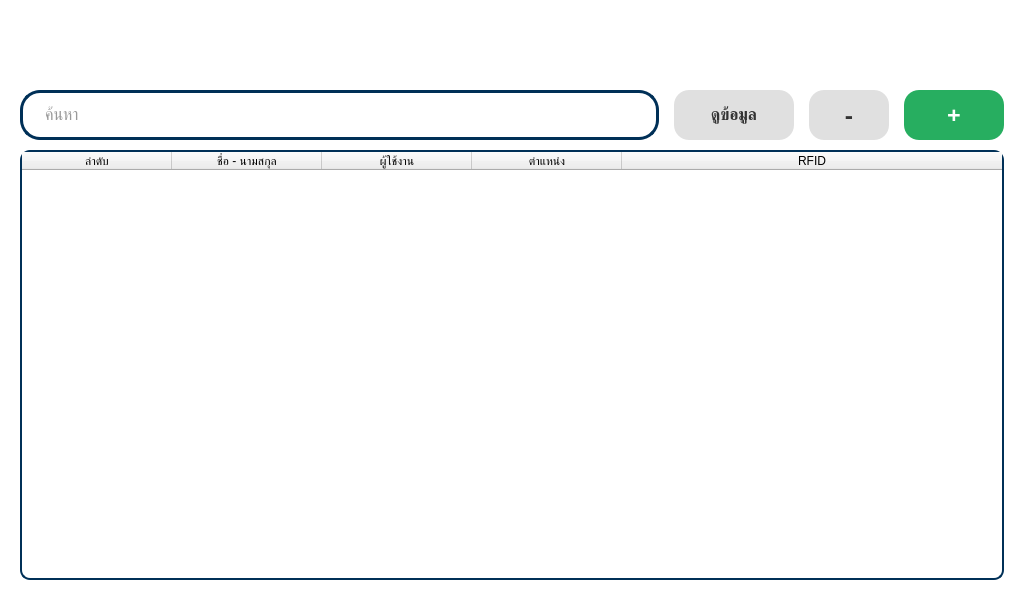
<?xml version="1.0" encoding="UTF-8"?>
<ui version="4.0">
 <class>Screen33UserLists</class>
 <widget class="QMainWindow" name="Screen33UserLists">
  <property name="geometry">
   <rect>
    <x>0</x>
    <y>0</y>
    <width>1024</width>
    <height>600</height>
   </rect>
  </property>
  <property name="minimumSize">
   <size>
    <width>1024</width>
    <height>600</height>
   </size>
  </property>
  <property name="maximumSize">
   <size>
    <width>1024</width>
    <height>600</height>
   </size>
  </property>
  <property name="font">
   <font>
    <family>Poppins</family>
   </font>
  </property>
  <property name="styleSheet">
   <string notr="true">
        #ofrm_central { background-color: #ffffff; }

        QLineEdit#otxt_search {
            background-color: #ffffff;
            border: 3px solid #003057;
            border-radius: 20px;
            padding: 6px 20px;
            font-family: 'Poppins', 'Noto Sans Thai';
            font-size: 16px;
            color: #333333;
        }
        QLineEdit#otxt_search:focus {
            border: 3px solid #0099cc;
        }

        /* Delete button logic: turns red when active="true" is set in Python code (row selected) */
        QPushButton#obtn_delete {
            background-color: #e0e0e0;
            border: none;
            border-radius: 15px;
            color: #333333;
            font-family: 'Poppins';
            font-weight: bold;
            font-size: 24px;
        }
        QPushButton#obtn_delete[active="true"] {
            background-color: #E74C3C; /* Critical Red */
            color: #ffffff;
        }
        QPushButton#obtn_delete:hover {
            background-color: #eeeeee;
        }
        QPushButton#obtn_delete[active="true"]:hover {
            background-color: #ff5252;
        }
        QPushButton#obtn_delete:pressed {
            background-color: #bdbdbd;
        }
        QPushButton#obtn_delete[active="true"]:pressed {
            background-color: #c62828;
        }
        QPushButton#obtn_delete:disabled {
            background-color: #f5f5f5;
            color: #bdbdbd;
        }

        QPushButton#obtn_add {
            background-color: #27AE60; /* Success Green */
            border: none;
            border-radius: 15px;
            color: #ffffff;
            font-family: 'Poppins';
            font-weight: bold;
            font-size: 24px;
        }
        QPushButton#obtn_add:hover {
            background-color: #2ECC71;
        }
        QPushButton#obtn_add:pressed {
            background-color: #1E8449;
        }

        QPushButton#obtn_view {
            background-color: #e0e0e0;
            border: none;
            border-radius: 15px;
            color: #333333;
            font-family: 'Poppins', 'Noto Sans Thai';
            font-weight: bold;
            font-size: 16px;
        }
        QPushButton#obtn_view[active="true"] {
            background-color: #003057;
            color: #ffffff;
        }
        QPushButton#obtn_view:hover {
            background-color: #eeeeee;
        }
        QPushButton#obtn_view[active="true"]:hover {
            background-color: #004B93;
        }
        QPushButton#obtn_view:pressed {
            background-color: #bdbdbd;
        }
        QPushButton#obtn_view[active="true"]:pressed {
            background-color: #002040;
        }
        QPushButton#obtn_view:disabled {
            background-color: #f5f5f5;
            color: #bdbdbd;
        }

        QTableWidget#otbl_users {
            background-color: #ffffff;
            border: 2px solid #003057;
            border-radius: 10px;
            gridline-color: #dee2e6;
            font-family: 'Poppins', 'Noto Sans Thai';
            font-size: 14px;
            color: #333333;
        }
        QTableWidget#otbl_users::item {
            padding: 8px 12px;
            border-bottom: 1px solid #dee2e6;
        }
        QTableWidget#otbl_users::item:selected {
            background-color: #e3f2fd;
            color: #003057;
            outline: none;
            border: none;
        }
        QTableWidget#otbl_users::item:focus {
            outline: none;
            border: none;
        }
        QTableWidget#otbl_users QHeaderView::section {
            background-color: #003057;
            color: #ffffff;
            font-family: 'Poppins', 'Noto Sans Thai';
            font-size: 14px;
            font-weight: bold;
            padding: 10px 12px;
            border: none;
            border-right: 1px solid #004B93;
        }
        QTableWidget#otbl_users QHeaderView::section:last {
            border-right: none;
        }
        QTableWidget#otbl_users QTableCornerButton::section {
            background-color: #003057;
            border: none;
        }
        QTableWidget#otbl_users QScrollBar:vertical {
            background: #f0f0f0;
            width: 10px;
            border-radius: 5px;
        }
        QTableWidget#otbl_users QScrollBar::handle:vertical {
            background: #003057;
            border-radius: 5px;
            min-height: 30px;
        }
        QTableWidget#otbl_users QScrollBar::add-line:vertical, 
        QTableWidget#otbl_users QScrollBar::sub-line:vertical {
            height: 0px;
        }
   </string>
  </property>
  <widget class="QWidget" name="ofrm_central">
   <layout class="QVBoxLayout" name="layout_main">
    <property name="spacing">
     <number>0</number>
    </property>
    <property name="leftMargin">
     <number>20</number>
    </property>
    <property name="topMargin">
     <number>0</number>
    </property>
    <property name="rightMargin">
     <number>20</number>
    </property>
    <property name="bottomMargin">
     <number>20</number>
    </property>
    <item>
     <widget class="HeaderBWidget" name="ofrm_header" native="true">
      <property name="minimumSize">
       <size>
        <width>0</width>
        <height>80</height>
       </size>
      </property>
      <property name="maximumSize">
       <size>
        <width>16777215</width>
        <height>80</height>
       </size>
      </property>
     </widget>
    </item>
    <item>
     <spacer name="verticalSpacer">
      <property name="orientation">
       <enum>Qt::Vertical</enum>
      </property>
      <property name="sizeType">
       <enum>QSizePolicy::Fixed</enum>
      </property>
      <property name="sizeHint" stdset="0">
       <size>
        <width>20</width>
        <height>10</height>
       </size>
      </property>
     </spacer>
    </item>
    <item>
     <layout class="QVBoxLayout" name="layout_content">
      <property name="spacing">
       <number>10</number>
      </property>
      <property name="leftMargin">
       <number>0</number>
      </property>
      <property name="topMargin">
       <number>0</number>
      </property>
      <property name="rightMargin">
       <number>0</number>
      </property>
      <property name="bottomMargin">
       <number>0</number>
      </property>
      <item>
       <layout class="QHBoxLayout" name="layout_toolbar">
        <property name="spacing">
         <number>15</number>
        </property>
        <property name="leftMargin">
         <number>0</number>
        </property>
        <property name="topMargin">
         <number>0</number>
        </property>
        <property name="rightMargin">
         <number>0</number>
        </property>
        <property name="bottomMargin">
         <number>0</number>
        </property>
        <item>
         <widget class="QLineEdit" name="otxt_search">
          <property name="minimumSize">
           <size>
            <width>0</width>
            <height>50</height>
           </size>
          </property>
          <property name="maximumSize">
           <size>
            <width>16777215</width>
            <height>50</height>
           </size>
          </property>
          <property name="font">
           <font>
            <family>Poppins</family>
            <pointsize>14</pointsize>
           </font>
          </property>
          <property name="placeholderText">
           <string>ค้นหา</string>
          </property>
          <property name="focusPolicy">
           <enum>Qt::ClickFocus</enum>
          </property>
         </widget>
        </item>
        <item>
         <widget class="QPushButton" name="obtn_view">
          <property name="minimumSize">
           <size>
            <width>120</width>
            <height>50</height>
           </size>
          </property>
          <property name="maximumSize">
           <size>
            <width>120</width>
            <height>50</height>
           </size>
          </property>
          <property name="font">
           <font>
            <family>Poppins</family>
            <pointsize>-1</pointsize>
            <weight>75</weight>
            <bold>true</bold>
           </font>
          </property>
          <property name="text">
           <string>ดูข้อมูล</string>
          </property>
         </widget>
        </item>
        <item>
         <widget class="QPushButton" name="obtn_delete">
          <property name="minimumSize">
           <size>
            <width>80</width>
            <height>50</height>
           </size>
          </property>
          <property name="maximumSize">
           <size>
            <width>80</width>
            <height>50</height>
           </size>
          </property>
          <property name="font">
           <font>
            <family>Poppins</family>
            <pointsize>-1</pointsize>
            <weight>75</weight>
            <bold>true</bold>
           </font>
          </property>
          <property name="text">
           <string>-</string>
          </property>
         </widget>
        </item>
        <item>
         <widget class="QPushButton" name="obtn_add">
          <property name="minimumSize">
           <size>
            <width>100</width>
            <height>50</height>
           </size>
          </property>
          <property name="maximumSize">
           <size>
            <width>100</width>
            <height>50</height>
           </size>
          </property>
          <property name="font">
           <font>
            <family>Poppins</family>
            <pointsize>-1</pointsize>
            <weight>75</weight>
            <bold>true</bold>
           </font>
          </property>
          <property name="text">
           <string>+</string>
          </property>
         </widget>
        </item>
       </layout>
      </item>
      <item>
       <widget class="QTableWidget" name="otbl_users">
        <property name="editTriggers">
         <set>QAbstractItemView::NoEditTriggers</set>
        </property>
        <property name="alternatingRowColors">
         <bool>true</bool>
        </property>
        <property name="selectionMode">
         <enum>QAbstractItemView::SingleSelection</enum>
        </property>
        <property name="selectionBehavior">
         <enum>QAbstractItemView::SelectRows</enum>
        </property>
        <property name="showGrid">
         <bool>true</bool>
        </property>
        <property name="columnCount">
         <number>5</number>
        </property>
        <attribute name="horizontalHeaderDefaultSectionSize">
         <number>150</number>
        </attribute>
        <attribute name="horizontalHeaderStretchLastSection">
         <bool>true</bool>
        </attribute>
        <attribute name="verticalHeaderVisible">
         <bool>false</bool>
        </attribute>
        <column>
         <property name="text">
          <string>ลำดับ</string>
         </property>
        </column>
        <column>
         <property name="text">
          <string>ชื่อ - นามสกุล</string>
         </property>
        </column>
        <column>
         <property name="text">
          <string>ผู้ใช้งาน</string>
         </property>
        </column>
        <column>
         <property name="text">
          <string>ตำแหน่ง</string>
         </property>
        </column>
        <column>
         <property name="text">
          <string>RFID</string>
         </property>
        </column>
       </widget>
      </item>
     </layout>
    </item>
   </layout>
  </widget>
 </widget>
 <customwidgets>
  <customwidget>
   <class>HeaderBWidget</class>
   <extends>QWidget</extends>
   <header location="global">src.ui.widgets.header_b_widget</header>
   <container>1</container>
  </customwidget>
 </customwidgets>
 <resources>
  <include location="../../assets/resources.qrc"/>
 </resources>
 <connections/>
</ui>
